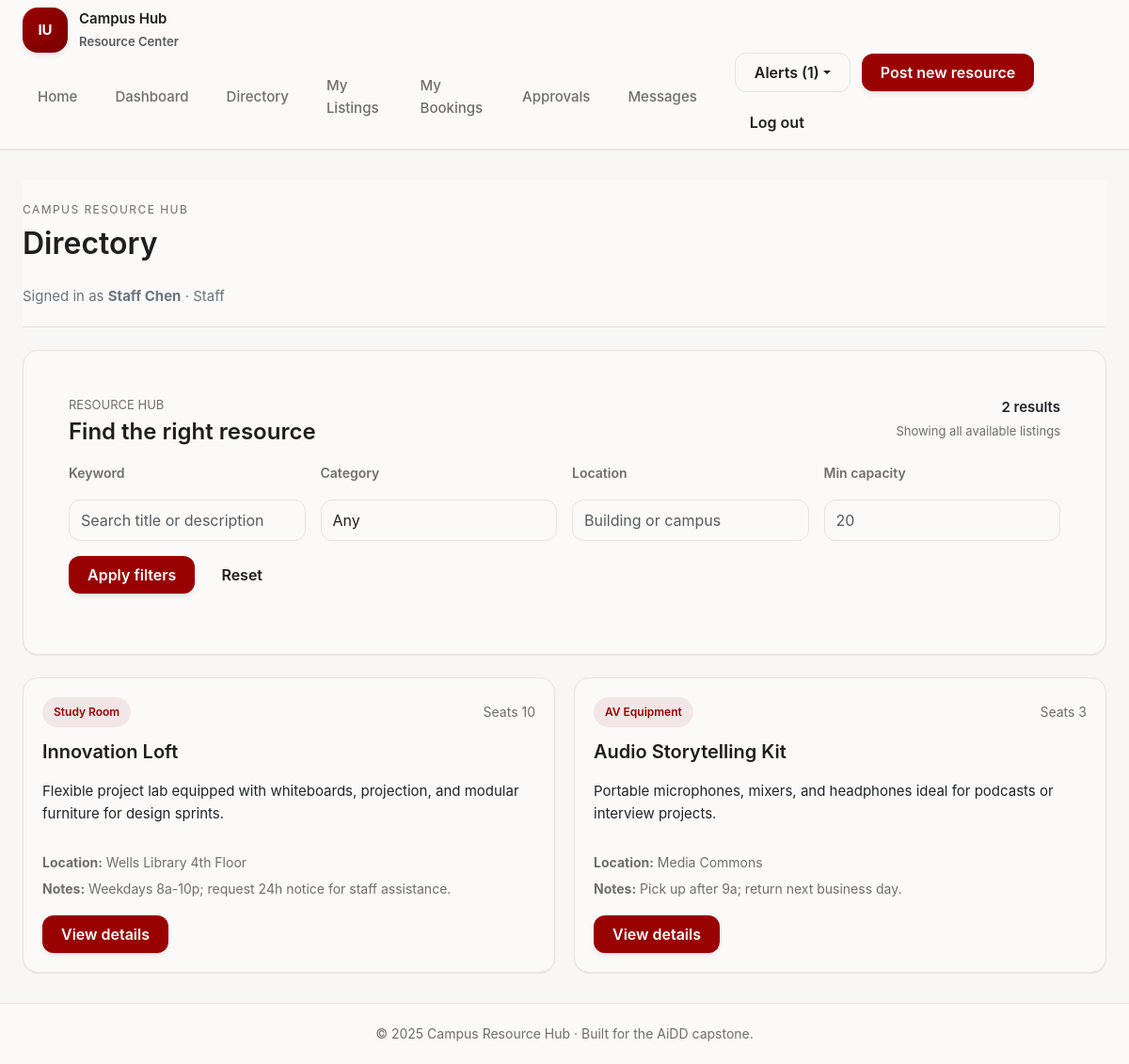
Page /resources/ (signed in) on the committed database.
### tables this page shows
CREATE TABLE users (
    user_id INTEGER PRIMARY KEY AUTOINCREMENT,
    name TEXT NOT NULL,
    email TEXT NOT NULL UNIQUE,
    password_hash TEXT NOT NULL,
    role TEXT NOT NULL CHECK(role IN ('student','staff','admin')),
    department TEXT,
    email_verified INTEGER DEFAULT 0,
    created_at TEXT DEFAULT CURRENT_TIMESTAMP
);

CREATE TABLE resources (
    resource_id INTEGER PRIMARY KEY AUTOINCREMENT,
    owner_id INTEGER NOT NULL,
    title TEXT NOT NULL,
    summary TEXT NOT NULL,
    category TEXT NOT NULL,
    location TEXT NOT NULL,
    capacity INTEGER NOT NULL,
    availability_notes TEXT,
    status TEXT NOT NULL DEFAULT 'draft',
    created_at TEXT DEFAULT CURRENT_TIMESTAMP,
    updated_at TEXT DEFAULT CURRENT_TIMESTAMP,
    FOREIGN KEY(owner_id) REFERENCES users(user_id)
);

### src/controllers/resource_controller.py (the view)
@resource_bp.route('/')
def browse():
    filters = {
        'keyword': request.args.get('keyword', '').strip(),
        'category': request.args.get('category', '').strip(),
        'location': request.args.get('location', '').strip(),
        'min_capacity': request.args.get('min_capacity', '').strip(),
        'status': 'published'
    }
    min_capacity = None
    if filters['min_capacity']:
        valid, value = Validator.validate_integer(filters['min_capacity'], 1, 5000, 'Capacity')
        if valid:
            min_capacity = value
        else:
            flash(value, 'warning')
    resources = ResourceDAL.search_resources(
        keyword=filters['keyword'] or None,
        category=filters['category'] or None,
        location=filters['location'] or None,
        min_capacity=min_capacity,
        status='published',
    )
    return render_template(
        'resources/list.html',
        resources=resources,
        filters=filters,
        categories=RESOURCE_CATEGORIES,
    )

### src/data_access/db.py (called while the page is built)
def get_connection(close_only: bool = False) -> Optional[sqlite3.Connection]:
    if close_only:
        return getattr(g, '_database', None)
    conn = getattr(g, '_database', None)
    if conn is None:
        database_path = current_app.config['DATABASE_PATH']
        conn = g._database = sqlite3.connect(database_path, detect_types=sqlite3.PARSE_DECLTYPES)
        conn.row_factory = sqlite3.Row
    return conn

### src/data_access/notification_dal.py (called while the page is built)
    @staticmethod
    def list_for_user(user_id: int, limit: int = 10) -> List[dict]:
        conn = get_connection()
        rows = conn.execute(
            'SELECT * FROM notifications WHERE user_id = ? ORDER BY created_at DESC LIMIT ?',
            (user_id, limit)
        ).fetchall()
        return [dict(row) for row in rows]

### src/data_access/resource_dal.py (called while the page is built)
    @staticmethod
    def _row_to_resource(row) -> Optional[Resource]:
        if row is None:
            return None
        gallery_rows = ResourceDAL._fetch_gallery(row['resource_id'])
        return Resource(
            resource_id=row['resource_id'],
            owner_id=row['owner_id'],
            title=row['title'],
            summary=row['summary'],
            category=row['category'],
            location=row['location'],
            capacity=row['capacity'],
            availability_notes=row['availability_notes'],
            status=row['status'],
            gallery=gallery_rows,
        )

    @staticmethod
    def _fetch_gallery(resource_id: int) -> List[str]:
        conn = get_connection()
        rows = conn.execute(
            'SELECT file_path FROM resource_images WHERE resource_id = ? ORDER BY image_id ASC',
            (resource_id,)
        ).fetchall()
        return [row['file_path'] for row in rows]

### src/data_access/user_dal.py (called while the page is built)
    @staticmethod
    def _row_to_user(row) -> Optional[User]:
        if row is None:
            return None
        return User(
            user_id=row['user_id'],
            name=row['name'],
            email=row['email'],
            role=row['role'],
            department=row['department'],
            email_verified=row['email_verified'],
        )

    @staticmethod
    def get_user_by_id(user_id: int) -> Optional[User]:
        conn = get_connection()
        row = conn.execute('SELECT * FROM users WHERE user_id = ?', (user_id,)).fetchone()
        return UserDAL._row_to_user(row)

### src/templates/resources/list.html (shortened to what this page needs)
{% extends 'layout.html' %}
{% block page_heading %}Directory{% endblock %}
{% block content %}
<section class="directory-filters card-surface p-5">
    <header>
        <div>
            <p class="text-caption text-uppercase mb-1">Resource hub</p>
            <h2 class="text-h2 mb-0">Find the right resource</h2>
        </div>
        <div class="text-end">
            <p class="text-body fw-semibold mb-1">{{ resources|length }} results</p>
            {% set any_filter = filters.keyword or filters.category or filters.location or filters.min_capacity %}
            <p class="text-caption mb-0">
                {% if any_filter %}
                    Filters applied
                {% else %}
                    Showing all available listings
                {% endif %}
            </p>
        </div>
    </header>
    <form method="get" class="filter-form">
        <div class="form-field">
            <label class="form-label" for="keyword">Keyword</label>
            <input class="form-control" id="keyword" name="keyword" value="{{ filters.keyword }}" placeholder="Search title or description">
        </div>
        <div class="form-field">
            <label class="form-label" for="category">Category</label>
            <select class="form-select" id="category" name="category">
                <option value="">Any</option>
            </select>
        </div>
        <div class="form-field">
            <label class="form-label" for="location">Location</label>
            <input class="form-control" id="location" name="location" value="{{ filters.location }}" placeholder="Building or campus">
        </div>
        <div class="form-field">
            <label class="form-label" for="min_capacity">Min capacity</label>
            <input class="form-control" id="min_capacity" name="min_capacity" value="{{ filters.min_capacity }}" type="number" placeholder="20">
        </div>
        <div class="filter-actions">
            <button class="btn btn-primary-iu" type="submit">Apply filters</button>
            <a class="btn btn-ghost-iu" href="{{ url_for('resource.browse') }}">Reset</a>
        </div>
    </form>
</section>
<section>
    <div class="resource-grid">
        {% for resource in resources %}
        <article class="resource-card">
            <div class="resource-card-header">
                <span class="badge-pill">{{ resource.category }}</span>
                {% if resource.capacity %}
                <span class="resource-meta">Seats {{ resource.capacity }}</span>
                {% endif %}
            </div>
            <h3 class="text-h3 mb-1">{{ resource.title }}</h3>
            <p class="text-body">{{ resource.summary[:160] }}{% if resource.summary|length > 160 %}&hellip;{% endif %}</p>
            <div class="resource-meta">
                <p class="mb-1"><strong>Location:</strong> {{ resource.location }}</p>
                {% if resource.availability_notes %}
                <p class="mb-1"><strong>Notes:</strong> {{ resource.availability_notes }}</p>
                {% endif %}
            </div>
            <div class="resource-footer">
                <a href="{{ url_for('resource.detail', resource_id=resource.resource_id) }}" class="btn btn-primary-iu">View details</a>
            </div>
        </article>
        {% else %}
        <p class="text-muted">No resources match your filters yet.</p>
        {% endfor %}
    </div>
</section>
{% endblock %}

### src/templates/layout.html (shortened to what this page needs)
<!DOCTYPE html>
<html lang="en">
<head>
    <link href="https://cdn.jsdelivr.net/npm/bootstrap@5.3.3/dist/css/bootstrap.min.css" rel="stylesheet">
    <link rel="stylesheet" href="{{ url_for('static', filename='css/app.css') }}?v={{ current_year }}">
</head>
<body>
    <div class="app-shell">
        <nav class="global-nav navbar navbar-expand-lg navbar-light" aria-label="Primary">
            <div class="app-container d-flex flex-wrap align-items-center">
                <a class="brand-mark me-auto" href="{{ url_for('site.home') }}">
                    <span class="brand-icon">IU</span>
                    <div>
                        <span class="d-block">Campus Hub</span>
                        <small class="text-muted">Resource Center</small>
                    </div>
                </a>
                <div class="collapse navbar-collapse" id="primaryNav">
                    <ul class="navbar-nav ms-auto align-items-lg-center gap-2">
                        <li class="nav-item"><a class="nav-pill" href="{{ url_for('site.home') }}">Home</a></li>
                        <li class="nav-item"><a class="nav-pill" href="{{ url_for('dashboard.overview') }}">Dashboard</a></li>
                        <li class="nav-item"><a class="nav-pill" href="{{ url_for('resource.browse') }}">Directory</a></li>
                        {% if current_user.is_authenticated %}
                        {% if current_user.role in ['staff', 'admin'] %}
                        <li class="nav-item"><a class="nav-pill" href="{{ url_for('resource.my_resources') }}">My Listings</a></li>
                        {% endif %}
                        <li class="nav-item"><a class="nav-pill" href="{{ url_for('booking.my_bookings') }}">My Bookings</a></li>
                        {% if current_user.role in ['staff', 'admin'] %}
                        <li class="nav-item"><a class="nav-pill" href="{{ url_for('booking.owner_inbox') }}">Approvals</a></li>
                        {% endif %}
                        <li class="nav-item"><a class="nav-pill" href="{{ url_for('message.inbox') }}">Messages</a></li>
                        {% endif %}
                    </ul>
                    <div class="nav-actions ms-lg-4">
                        {% if current_user.is_authenticated %}
                        <div class="dropdown">
                            <button class="btn btn-secondary-iu dropdown-toggle" type="button" data-bs-toggle="dropdown" aria-expanded="false">
                                Alerts ({{ nav_notifications|length }})
                            </button>
                        </div>
                        {% if current_user.role in ['staff', 'admin'] %}
                        <a href="{{ url_for('resource.create') }}" class="btn btn-primary-iu">Post new resource</a>
                        {% endif %}
                        <a href="{{ url_for('auth.logout') }}" class="btn btn-ghost-iu">Log out</a>
                        {% else %}
                        <a class="btn btn-secondary-iu" href="{{ url_for('auth.login') }}">Sign in</a>
                        <a class="btn btn-primary-iu" href="{{ url_for('auth.register') }}">Get started</a>
                        {% endif %}
                    </div>
                </div>
            </div>
        </nav>
        <main id="main-content" class="app-content">
            <div class="app-container">
                <header class="app-topbar">
                    <div class="page-heading">
                        <p class="eyebrow mb-1">Campus Resource Hub</p>
                        <h1 class="mb-0">{% block page_heading %}Resource Hub{% endblock %}</h1>
                    </div>
                    {% if current_user.is_authenticated %}
                    <p class="text-secondary mb-0">Signed in as <strong>{{ current_user.name }}</strong> · {{ current_user.role|title }}</p>
                    {% endif %}
                </header>
                {% block content %}{% endblock %}
            </div>
        </main>
        <footer class="app-footer">
            <div class="app-container">
                &copy; {{ current_year }} Campus Resource Hub · Built for the AiDD capstone.
            </div>
        </footer>
    </div>
</body>
</html>

### rows in the picture
users: name "Staff Chen", role "Staff"
resources: category "Study Room", capacity "10", title "Innovation Loft", summary "Flexible project lab equipped with whiteboards, projection, and modular furniture for design sprints.", location "Wells Library 4th Floor", availability_notes "Weekdays 8a-10p; request 24h notice for staff assistance."
resources: category "AV Equipment", capacity "3", title "Audio Storytelling Kit", summary "Portable microphones, mixers, and headphones ideal for podcasts or interview projects.", location "Media Commons", availability_notes "Pick up after 9a; return next business day."

### other values in the picture
{{ nav_notifications|length }} "1"
{{ resources|length }} "2"
